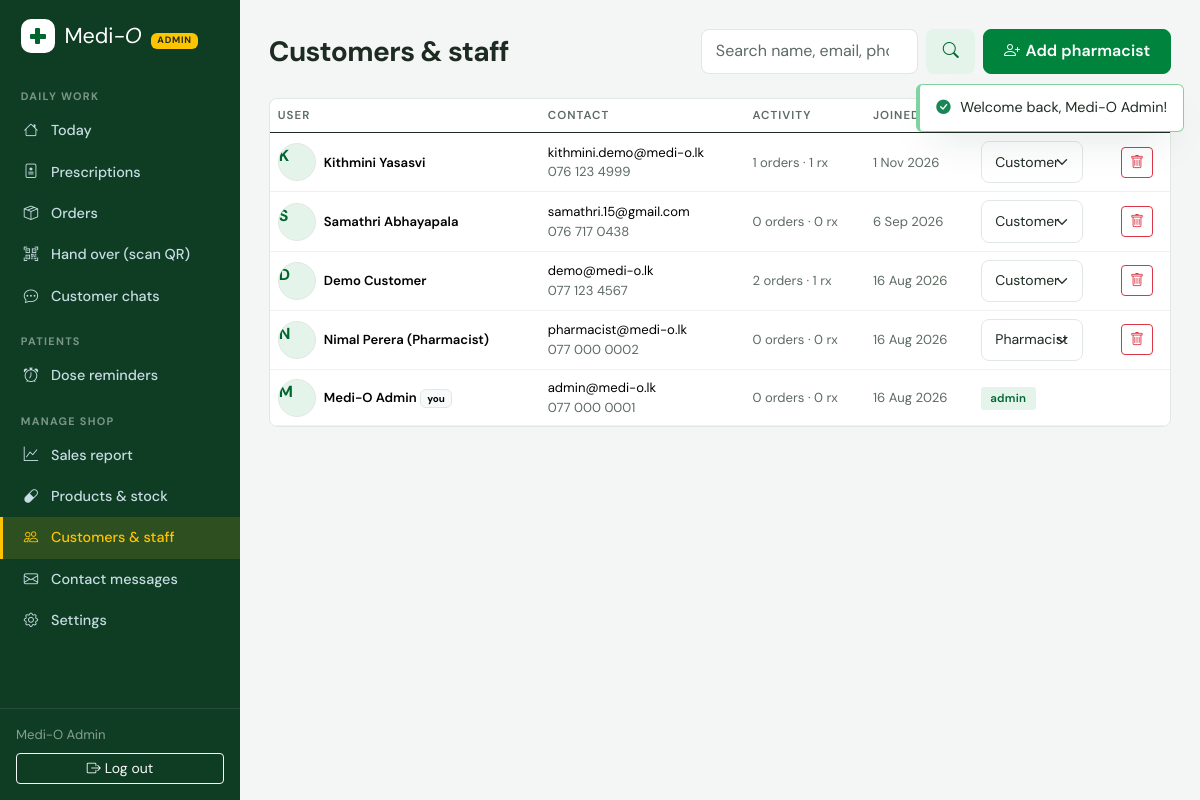
Before: /admin/users.php (signed in) with the older database file.
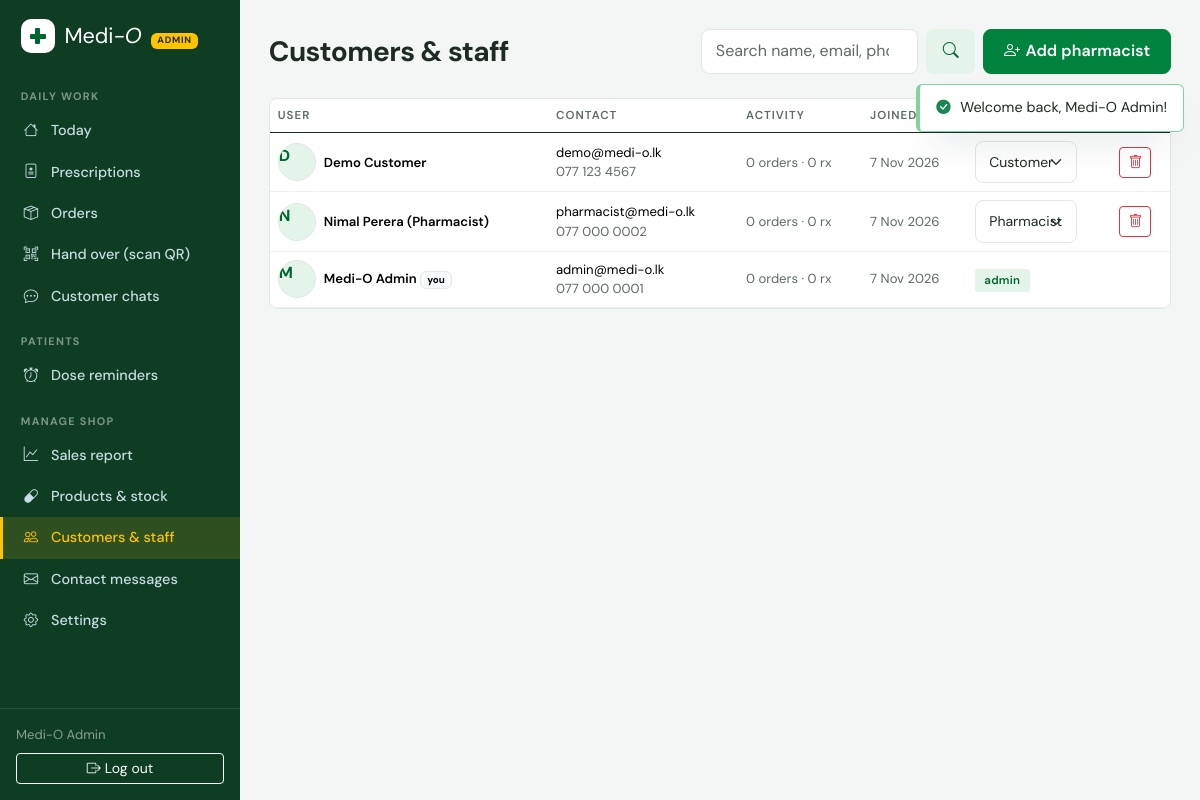
After: the same page with the newer database file.
### tables this page shows
CREATE TABLE `users` (
  `id` int(10) unsigned NOT NULL AUTO_INCREMENT,
  `name` varchar(120) NOT NULL,
  `email` varchar(190) DEFAULT NULL,
  `phone` varchar(20) DEFAULT NULL,
  `password_hash` varchar(255) DEFAULT NULL,
  `google_id` varchar(64) DEFAULT NULL,
  `avatar` varchar(500) DEFAULT NULL,
  `address` text DEFAULT NULL,
  `role` enum('customer','pharmacist','admin') NOT NULL DEFAULT 'customer',
  `qr_token` char(40) NOT NULL,
  `email_verified` tinyint(1) NOT NULL DEFAULT 0,
  `phone_verified` tinyint(1) NOT NULL DEFAULT 0,
  `reset_token` varchar(64) DEFAULT NULL,
  `reset_expires` datetime DEFAULT NULL,
  `created_at` timestamp NOT NULL DEFAULT current_timestamp(),
  PRIMARY KEY (`id`),
  UNIQUE KEY `uq_users_qr` (`qr_token`),
  UNIQUE KEY `uq_users_email` (`email`),
  UNIQUE KEY `uq_users_phone` (`phone`),
  UNIQUE KEY `uq_users_google` (`google_id`)
);

### includes/helpers.php (called while the page is built, shortened)
<?php
function e(?string $s): string
{
    return htmlspecialchars($s ?? '', ENT_QUOTES, 'UTF-8');
}
function url(string $path = ''): string
{
    return BASE_URL . '/' . ltrim($path, '/');
}
function pretty_phone(?string $phone): string
{
    if (preg_match('/^94(\d{2})(\d{3})(\d{4})$/', $phone, $m)) {
        return '0' . $m[1] . ' ' . $m[2] . ' ' . $m[3];
    }
    return $phone;
}

### includes/db.php (called while the page is built)
<?php
function db(): PDO
{
    static $pdo = null;
    if ($pdo === null) {
        $pdo = new PDO(
            'mysql:host=' . DB_HOST . ';dbname=' . DB_NAME . ';charset=utf8mb4',
            DB_USER,
            DB_PASS,
            [
                PDO::ATTR_ERRMODE => PDO::ERRMODE_EXCEPTION,
                PDO::ATTR_DEFAULT_FETCH_MODE => PDO::FETCH_ASSOC,
                PDO::ATTR_EMULATE_PREPARES => false,
            ]
        );
    }
    return $pdo;
}
function q(string $sql, array $params = []): PDOStatement
{
    $st = db()->prepare($sql);
    $st->execute($params);
    return $st;
}
function q_one(string $sql, array $params = []): ?array
{
    $row = q($sql, $params)->fetch();
    return $row === false ? null : $row;
}
function q_all(string $sql, array $params = []): array
{
    return q($sql, $params)->fetchAll();
}
function q_val(string $sql, array $params = [])
{
    $v = q($sql, $params)->fetchColumn();
    return $v === false ? null : $v;
}

### includes/auth.php (called while the page is built, shortened)
<?php
function current_user(): ?array
{
    static $user = false;
    if ($user === false) {
        $user = null;
        if (!empty($_SESSION['user_id'])) {
            $user = q_one('SELECT * FROM users WHERE id = ?', [$_SESSION['user_id']]);
        }
    }
    return $user;
}
function require_login(): array
{
    $u = current_user();
    return $u;
}
function require_staff(): array
{
    $u = require_login();
    return $u;
}

### admin/users.php (the view, shortened to what the changed rows need)
<?php
require_once __DIR__ . '/../components/staff-header.php';
$where = '1';
$params = [];
$users = q_all("SELECT u.*,
                (SELECT COUNT(*) FROM orders o WHERE o.user_id=u.id) AS orders,
                (SELECT COUNT(*) FROM prescriptions p WHERE p.user_id=u.id) AS rx
                FROM users u WHERE $where ORDER BY u.id DESC LIMIT 200", $params);
?>
<div class="d-flex flex-wrap justify-content-between align-items-center gap-2 mb-4">
  <h1 class="h3 fw-bold mb-0">Customers &amp; staff</h1>
</div>
<div class="mo-card p-0 overflow-hidden">
  <div class="table-responsive">
    <table class="table mo-table table-hover align-middle mb-0">
      <thead><tr><th>User</th><th>Contact</th><th>Activity</th><th>Joined</th><th>Role</th><th></th></tr></thead>
      <tbody>
        <?php foreach ($users as $row): ?>
          <tr>
            <td>
              <div class="d-flex align-items-center gap-2">
                <div class="mo-avatar-btn" style="width:38px;height:38px;font-size:1rem;pointer-events:none">
                  <?php if ($row['avatar']): ?><img src="<?= e($row['avatar']) ?>" alt=""><?php else: ?><span><?= e(strtoupper(mb_substr($row['name'], 0, 1))) ?></span><?php endif; ?>
                </div>
                <div>
                  <div class="fw-semibold small"><?= e($row['name']) ?><?= $row['id'] == $staff['id'] ? ' <span class="badge text-bg-light border">you</span>' : '' ?></div>
                </div>
              </div>
            </td>
            <td class="small">
              <div><?= e($row['email'] ?? '—') ?></div>
              <div class="text-muted"><?= e(pretty_phone($row['phone'])) ?></div>
            </td>
            <td class="small text-muted"><?= (int)$row['orders'] ?> orders · <?= (int)$row['rx'] ?> rx</td>
            <td class="small text-muted"><?= date('j M Y', strtotime($row['created_at'])) ?></td>
            <td>
              <?php if ($row['id'] == $staff['id']): ?>
                <span class="mo-status mo-status-ready"><?= e($row['role']) ?></span>
              <?php else: ?>
                <form method="post" class="d-flex gap-1">
                  <select name="role" class="form-select form-select-sm w-auto" data-orig="<?= e($row['role']) ?>"
                          onchange="if (confirm('Make <?= e(addslashes($row['name'])) ?> a ' + this.options[this.selectedIndex].text + '?')) this.form.submit(); else this.value = this.dataset.orig;">
                    <?php foreach (['customer', 'pharmacist', 'admin'] as $r): ?>
                      <option value="<?= $r ?>" <?= $row['role'] === $r ? 'selected' : '' ?>><?= ucfirst($r) ?></option>
                    <?php endforeach; ?>
                  </select>
                </form>
              <?php endif; ?>
            </td>
            <td>
              <?php if ($row['id'] != $staff['id']): ?>
                <form method="post" onsubmit="return confirm('Delete <?= e(addslashes($row['name'])) ?> and ALL their orders, prescriptions and chats? This cannot be undone.')">
                  <button class="btn btn-sm btn-outline-danger"><i class="bi bi-trash"></i></button>
                </form>
              <?php endif; ?>
            </td>
          </tr>
        <?php endforeach; ?>
      </tbody>
    </table>
  </div>
</div>
<?php require_once __DIR__ . '/../components/staff-footer.php'; ?>

### components/staff-header.php (shortened to what the changed rows need)
<?php
$staff = require_staff();
$pendingRx = (int)q_val("SELECT COUNT(*) FROM prescriptions WHERE status='pending'");
$openOrders = (int)q_val("SELECT COUNT(*) FROM orders WHERE status IN ('placed','processing')");
$unreadChats = (int)q_val('SELECT COALESCE(SUM(staff_unread),0) FROM chat_conversations');
$nav = [
    'Daily work' => [
        ['staff/index.php', 'bi-house', 'Today', null],
        ['staff/prescriptions.php', 'bi-file-medical', 'Prescriptions', $pendingRx],
        ['staff/orders.php', 'bi-box-seam', 'Orders', $openOrders],
        ['staff/scan.php', 'bi-qr-code-scan', 'Hand over (scan QR)', null],
        ['staff/chat.php', 'bi-chat-dots', 'Customer chats', $unreadChats],
    ],
    'Patients' => [
        ['staff/medications.php', 'bi-alarm', 'Dose reminders', null],
    ],
];
if (is_admin()) {
    $nav['Manage shop'] = [
        ['admin/index.php', 'bi-graph-up', 'Sales report', null],
        ['admin/products.php', 'bi-capsule', 'Products & stock', null],
        ['admin/users.php', 'bi-people', 'Customers & staff', null],
        ['admin/inquiries.php', 'bi-envelope', 'Contact messages', null],
        ['admin/settings.php', 'bi-gear', 'Settings', null],
    ];
}
$curPath = substr($_SERVER['SCRIPT_NAME'], strlen(parse_url(BASE_URL, PHP_URL_PATH) ?: '') + 1);
?>
<!DOCTYPE html>
<html lang="en">
<head>
<link href="https://cdn.jsdelivr.net/npm/bootstrap@5.3.3/dist/css/bootstrap.min.css" rel="stylesheet">
<link href="https://cdn.jsdelivr.net/npm/bootstrap-icons@1.11.3/font/bootstrap-icons.min.css" rel="stylesheet">
<link href="<?= url('assets/css/app.css') ?>?v=<?= filemtime(dirname(__DIR__) . '/assets/css/app.css') ?>" rel="stylesheet">
</head>
<body>
<div class="mo-staff-wrap">
  <aside class="mo-sidebar">
    <nav class="d-flex flex-column flex-lg-column flex-row flex-grow-1" style="min-width:0">
      <?php $here = isset($active) ? dirname($curPath) . '/' . $active : $curPath;
      foreach ($nav as $group => $links): ?>
        <div class="nav-group"><?= e($group) ?></div>
        <?php foreach ($links as [$href, $icon, $label, $badge]): ?>
          <a class="nav-item <?= $href === $here ? 'active' : '' ?>" href="<?= url($href) ?>">
            <i class="bi <?= $icon ?>"></i><span><?= $label ?></span>
          </a>
        <?php endforeach; ?>
      <?php endforeach; ?>
    </nav>
    <div class="sidebar-footer p-3 border-top border-secondary border-opacity-25">
      <div class="small text-white-50 mb-2"><?= e($staff['name']) ?></div>
      <a href="<?= url('logout.php') ?>" class="btn btn-sm btn-outline-light w-100"><i class="bi bi-box-arrow-right me-1"></i>Log out</a>
    </div>
  </aside>
  <main class="mo-staff-main">

Changed rows visible on the page:
removed users: name "K", name "Kithmini Yasasvi", email "kithmini.demo@medi-o.lk", phone "076 123 4999", orders "1", rx "1", created_at "1 Nov 2026", role "Customer"
removed users: name "S", name "Samathri Abhayapala", email "samathri.15@gmail.com", phone "076 717 0438", orders "0", rx "0", created_at "6 Sep 2026", role "Customer"
changed users "Medi-O Admin": created_at "16 Aug 2026" → "7 Nov 2026"
changed users "Demo Customer": orders "2" → "0"; rx "1" → "0"; created_at "16 Aug 2026" → "7 Nov 2026"
changed users "Nimal Perera (Pharmacist)": created_at "16 Aug 2026" → "7 Nov 2026"
